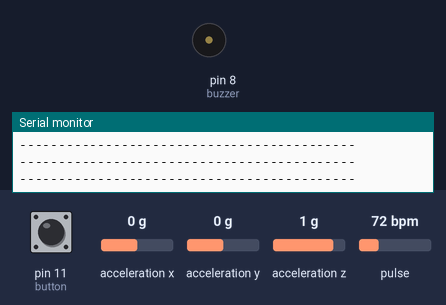
A sketch run on a simulated Arduino Uno, built with avr-gcc and run on an emulated ATmega328P. Shown: buzzer (waves = sounding, pin HIGH), the last lines printed to the serial monitor. The inputs (shaded band) are chosen by the test bench; at power-on: acceleration x 0 g, pin 11 (button) HIGH, acceleration y 0 g, acceleration z 1 g, pulse 72 bpm.

Above: at 1.2 s.
1.3 s: acceleration x set to -0.7 g
2.8 s: acceleration x set to -1 g
4.3 s: pin 11 (button) pulled LOW for 0.35 s
At 4.7 s:
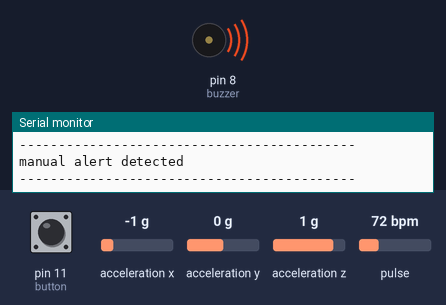
10.6 s: pin 11 (button) pulled LOW for 1 s
At 17.7 s:
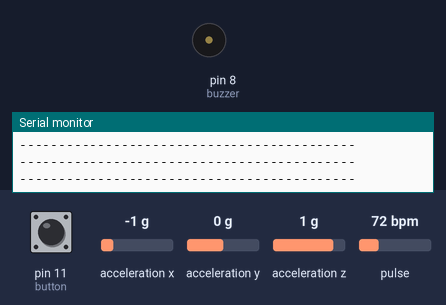
Timing chart, 0 to 18.3 s (numbered marks = the images above; inputs shaded):
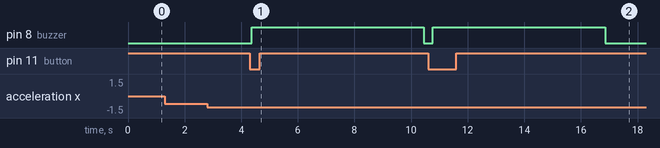

The sketch:

Elderly_Arduino.ino
```cpp
#include <SoftwareSerial.h>


#define USE_ARDUINO_INTERRUPTS true    // Set-up low-level interrupts for most acurate BPM math.
#include <PulseSensorPlayground.h>     // Includes the PulseSensorPlayground Library.

#include <Wire.h>
#include <Adafruit_Sensor.h>
#include <Adafruit_ADXL345_U.h>

Adafruit_ADXL345_Unified accel = Adafruit_ADXL345_Unified();

//  Variables
const int PulseWire = 0;       // PulseSensor PURPLE WIRE connected to ANALOG PIN 0
const int LED13 = 13;          // The on-board Arduino LED, close to PIN 13.
int Threshold = 527;           // Determine which Signal to "count as a beat" and which to ignore.
                               // Use the "Gettting Started Project" to fine-tune Threshold Value beyond default setting.
                               // Otherwise leave the default "550" value.

PulseSensorPlayground pulseSensor;  // Creates an instance of the PulseSensorPlayground object called "pulseSensor"


SoftwareSerial MyBlue(2, 3); // RX | TX
byte flag = 0;

int buzzer = 8;
int button = 11;

int fall_threshold = 7;


void setup()
{

  pinMode(buzzer , OUTPUT);
  pinMode (button , INPUT_PULLUP);

  Serial.begin(9600);
  MyBlue.begin(9600);


  Serial.println("Ready to connect\nDefualt password is 1234 or 000");

   if(!accel.begin())
   {
      Serial.println("No ADXL345 sensor detected.");
      while(1);
   }
   else
   {
      Serial.println("ADXL345 sensor detected.");
   }

  pulseSensor.analogInput(PulseWire);
  //pulseSensor.blinkOnPulse(LED13);       //auto-magically blink Arduino's LED with heartbeat.
  pulseSensor.setThreshold(Threshold);


   if (pulseSensor.begin()) {
    Serial.println("We created a pulseSensor Object !");  //This prints one time at Arduino power-up,  or on Arduino reset.
  }
}


  int default_bpm = 80;
  String bpm = "80";


  int x_old=0 , y_old=0 , z_old=0;
  int x_new=0 , y_new =0 , z_new=0;

  bool call = false ;
  bool first_time = true;

  int bz_cntr = 20;

  bool alarm = false;


void loop()
{
  if (MyBlue.available() > 0 ) {
    fall_threshold = MyBlue.read();
    Serial.print("The Falling threshold is ........... ");
    Serial.print(fall_threshold);
  }


  bpm = "80";


   sensors_event_t event;
   accel.getEvent(&event);

   x_new = event.acceleration.x;
   y_new = event.acceleration.y;
   z_new = event.acceleration.z;

  if(first_time)
  {


   x_old = x_new;
   y_old = y_new;
   z_old = z_new;

  }


//   Serial.print("X: "); Serial.print(event.acceleration.x); Serial.print("  ");
//   Serial.print("Y: "); Serial.print(event.acceleration.y); Serial.print("  ");
//   Serial.print("Z: "); Serial.print(event.acceleration.z); Serial.print("  ");
//   Serial.println("m/s^2 ");


  int myBPM = pulseSensor.getBeatsPerMinute();


    if (pulseSensor.sawStartOfBeat()) {            // Constantly test to see if "a beat happened".
//        Serial.println("♥  A HeartBeat Happened ! "); // If test is "true", print a message "a heartbeat happened".
//        Serial.print("BPM: ");                        // Print phrase "BPM: "
//        Serial.println(myBPM);                        // Print the value inside of myBPM.

        if(myBPM<100)
        {
          bpm = "0"  + String(myBPM);
        }
        else
        {
          bpm = String(myBPM);
        }


       // Serial.println(bpm);


    }


    Serial.println("-------------------------------------------");


      if( abs(x_new - x_old) > fall_threshold  || abs(y_new - y_old) > fall_threshold || abs(z_new - z_old) > fall_threshold ) // Checking for fall detection
      {
          Serial.println("fall detected");
          call = true;
      }


      if(myBPM > 1 && myBPM < 40) // checking for heartBeat problems
      {
        Serial.println("heart problem detected");
        call = true;
      }

      if(digitalRead(button) == LOW) // cheking for manual alarm
      {

        Serial.println("manual alert detected");

        call = true;
      }


     if(call)
     {

        MyBlue.print("aaaaaaa");

        alarm = true;
        digitalWrite(buzzer , HIGH);

        call = false;

     }
     else{

        MyBlue.print(bpm);
     }


    delay(300);

    x_old = x_new;
    y_old = y_new;
    z_old = z_new;

    first_time = false;


    if(alarm && bz_cntr > 0)
    {
        bz_cntr--;
    }

    if(bz_cntr == 0)
    {
      alarm = false;
      digitalWrite(buzzer , LOW);
      bz_cntr = 20;
    }


}
```

Measured:
- after the input at 4.3 s, pin 8 (buzzer): LOW → HIGH after 0.07 s, → LOW 6.1 s later
- after the input at 10.6 s, pin 8 (buzzer): LOW → HIGH after 0.16 s, → LOW 6.1 s later
